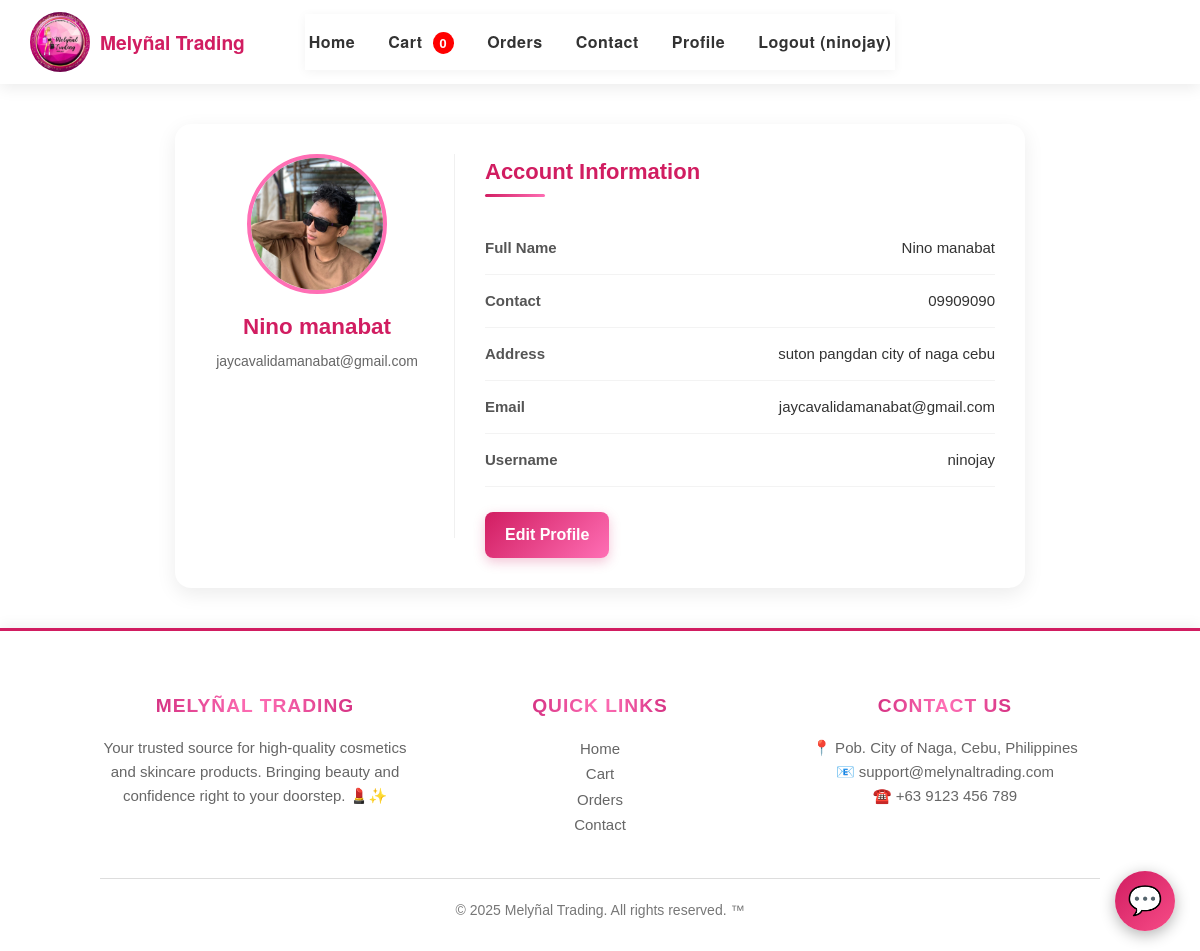
Screenshot of /profile (signed in) with the database file from the repository.
### app.py (models this page shows)
class User(db.Model):
    __tablename__ = 'users'
    id = db.Column(db.Integer, primary_key=True)
    firstname = db.Column(db.String(150), nullable=False)
    lastname = db.Column(db.String(150), nullable=False)
    contact = db.Column(db.String(150), nullable=False)
    address = db.Column(db.String(255), nullable=True)
    username = db.Column(db.String(150), unique=True, nullable=False)
    email = db.Column(db.String(150), unique=True, nullable=False)
    password = db.Column(db.String(200), nullable=False)
    role = db.Column(db.String(50), nullable=False, default='user')
    profile_pic = db.Column(db.String(300), nullable=True)
    orders = db.relationship('Order', back_populates='user', cascade="all, delete-orphan")

### app.py (the view)
@app.route('/profile')
@login_required
def profile():
    user = User.query.get(session['user_id'])
    if user is None:
        flash("User not found.", "danger")
        return redirect(url_for('index'))
    return render_template('profile.html', user=user)

### app.py (called while the page is built)
@app.before_request
def load_logged_in_user():
    user_id = session.get('user_id')
    g.user = None
    g.admin = False
    if user_id:
        user = User.query.get(user_id)
        if user:
            g.user = user
            g.is_admin = (user.role == 'admin')

def login_required(f):
    @wraps(f)
    def wrapped(*args, **kwargs):
        if 'user_id' not in session:
            flash("Please log in to access this page.", "warning")
            return redirect(url_for('login'))
        return f(*args, **kwargs)
    return wrapped

### templates/profile.html (shortened to what this page needs)
{% extends "base.html" %}
{% block content %}
<div class="profile-wrapper">
    <div class="profile-sidebar">
        <img src="{{ url_for('static', filename='uploads/' + (user.profile_pic or 'default_profile.jpg')) }}"
        alt="Profile Image">
        <h3>{{ user.firstname }} {{ user.lastname }}</h3>
        <p>{{ user.email }}</p>
    </div>
    <div class="profile-details">
        <h2>Account Information</h2>
        <div class="profile-field">
            <span>Full Name</span>
            <span>{{ user.firstname }} {{ user.lastname }}</span>
        </div>
        <div class="profile-field">
            <span>Contact</span>
            <span>{{ user.contact }}</span>
        </div>
        <div class="profile-field">
            <span>Address</span>
            <span>{{ user.address }}</span>
        </div>
        <div class="profile-field">
            <span>Email</span>
            <span>{{ user.email }}</span>
        </div>
        <div class="profile-field">
            <span>Username</span>
            <span>{{ user.username }}</span>
        </div>
        <a href="{{ url_for('edit_profile') }}" class="edit-btn">Edit Profile</a>
    </div>
</div>
{% endblock %}

### templates/base.html (shortened to what this page needs)
<html lang="en">
<head>
    <link rel="stylesheet" href="{{ url_for('static', filename='css/style.css') }}">
</head>
<body>
    <header>
        <div class="logo">
            <a href="{{url_for('index')}}">
                <img src="{{ url_for('static', filename='images/image6.jpg') }}" alt="Melynal Logo">
                Melyñal Trading
            </a>
        </div>
        <nav>
            <ul>
                {% if g.user %}
                    {% if g.is_admin %}
                        <li><a href="{{ url_for('index') }}">Home</a></li>
                        <li><a href="{{ url_for('admin_dashboard') }}">Admin Dashboard</a></li>
                        <li class="logout"><a href="{{ url_for('logout') }}">Logout ({{ g.user.username }})</a></li>
                    {% else %}
                        <li><a href="{{ url_for('index') }}">Home</a></li>
                        <li>
                            <a href="{{ url_for('cart') }}" id="cart-link">
                                Cart <span id="cart-count" class="cart-count">{{ session['cart']|length if session.get('cart') else 0 }}</span>
                            </a>
                        </li>
                        <li><a href="{{ url_for('order_history') }}">Orders</a></li>
                        <li><a href="{{ url_for('contact') }}">Contact</a></li>
                        <li><a href="{{ url_for('profile') }}">Profile</a></li>
                        <li class="logout"><a href="{{ url_for('logout') }}">Logout ({{ g.user.username }})</a></li>
                    {% endif %}
                {% else %}
                    <li><a href="{{ url_for('index') }}">Home</a></li>
                    <li><a href="{{ url_for('about_page') }}">About</a></li>
                    <li><a href="{{ url_for('login') }}">Login</a></li>
                    <li><a href="{{ url_for('register') }}">Register</a></li>
                {% endif %}
            </ul>
        </nav>
    </header>
    <div class="container">
        {% block content %}
        {% endblock %}
    </div>
    <footer>
        <div class="footer-container">
            <div class="footer-grid">
                <div>
                    <h3>Melyñal Trading</h3>
                    <p>Your trusted source for high-quality cosmetics and skincare products.
                    Bringing beauty and confidence right to your doorstep. 💄✨</p>
                </div>
                <div>
                    <h4>Quick Links</h4>
                    <ul style="list-style:none; padding:0; margin:0;">
                        {% if g.user %}
                            {% if g.is_admin %}
                                <li><a href="{{ url_for('index') }}">Home</a></li>
                                <li><a href="{{ url_for('admin_dashboard') }}">Admin Dashboard</a></li>
                            {% else %}
                                <li><a href="{{ url_for('index') }}">Home</a></li>
                                <li><a href="{{ url_for('cart') }}">Cart</a></li>
                                <li><a href="{{ url_for('order_history') }}">Orders</a></li>
                                <li><a href="{{ url_for('contact') }}">Contact</a></li>
                            {% endif %}
                        {% else %}
                            <li><a href="{{ url_for('index') }}">Home</a></li>
                            <li><a href="{{ url_for('login') }}">Login</a></li>
                            <li><a href="{{ url_for('register') }}">Register</a></li>
                        {% endif %}
                    </ul>
                </div>
                <div>
                    <h4>Contact Us</h4>
                    <p>📍 Pob. City of Naga, Cebu, Philippines</p>
                    <p>📧 support@melynaltrading.com</p>
                    <p>☎️ +63 9123 456 789</p>
                </div>
            </div>
            <div class="footer-bottom">
                <p>&copy; 2025 Melyñal Trading. All rights reserved. &trade;</p>
            </div>
        </div>
    </footer>
    <div id = "chatbot-container">
        <div id = "chatbot-toggle">💬</div>
    </div>
</body>
</html>

### rows the page displays
User: user.username "ninojay", profile_pic (picture), firstname "Nino", lastname "manabat", email "jaycavalidamanabat@gmail.com", contact "09909090", address "suton pangdan city of naga cebu", username "ninojay"

### other values shown
{{ session['cart']|length if session.get('cart') else 0 }} "0"
